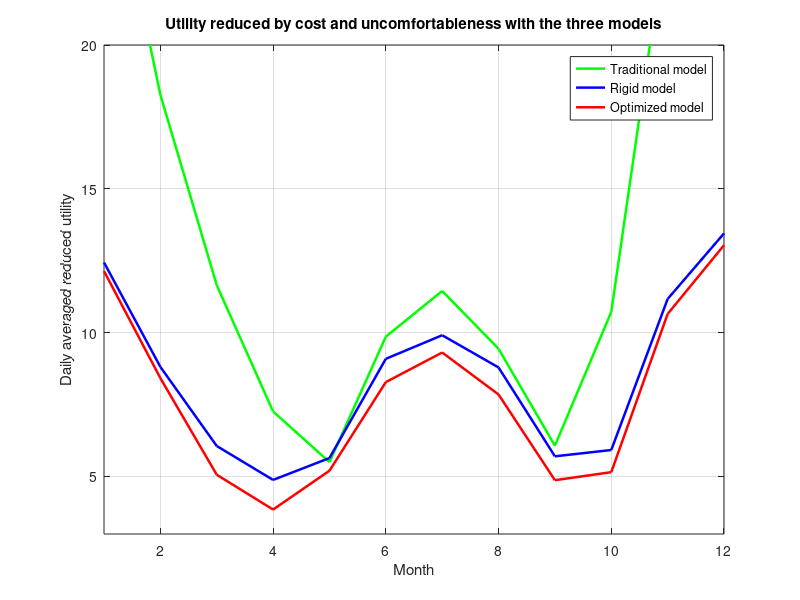

Write the MATLAB code that produced this figure.
t = [1 : 12];
utility_trad = [27.69, 18.27, 11.65, 7.26, 5.50, 9.86, 11.45, 9.44, 6.07, 10.72, 24.27, 29.66];
utility_rigid = [12.44, 8.81, 6.06, 4.88, 5.64, 9.09, 9.91, 8.79, 5.70, 5.92, 11.17, 13.45];
utility_opti = [12.14, 8.42, 5.06, 3.85, 5.20, 8.28, 9.31, 7.85, 4.87, 5.15, 10.65, 13.04];
total_utility_trad = sum(utility_trad) * 30;
total_utility_rigid = sum(utility_rigid) * 30;
total_utility_opti = sum(utility_opti) * 30;
'The total reduced utility of rigid model over traditional model: '
total_utility_rigid / total_utility_trad
'The total reduced utility of optimized model over traditional model: '
total_utility_opti / total_utility_trad
plot(t, utility_trad, 'g', 'linewidth', 1.8);
grid on;
axis([1,12,3,20]);
title('Utility reduced by cost and uncomfortableness with the three models');
xlabel('Month');
ylabel('Daily averaged reduced utility');
hold on;
plot(t, utility_rigid, 'b', 'linewidth', 1.8);
grid on;
plot(t, utility_opti, 'r', 'linewidth', 1.8);
grid on;

legend('Traditional model', 'Rigid model', 'Optimized model');
